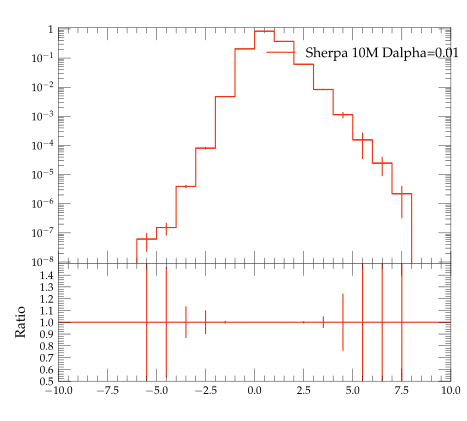

This figure's Python source:
#! /usr/bin/env python

# This Python script was auto-generated using YODA v2.0.0.
# Analysis object: /evtb/cutEg_jb_y
# Timestamp: 13-04-2024 (01:44:13)

import matplotlib as mpl
import matplotlib.pyplot as plt
mpl.use('Agg') # comment out for interactive use
import os
import numpy as np

plotDir = os.path.split(os.path.realpath(__file__))[0]
if 'YODA_USER_PLOT_PATH' in globals():
    plot_outdir = globals()['YODA_USER_PLOT_PATH']
else:
    plot_outdir = plotDir

#plot style
plt.style.use(os.path.join(plotDir, '../default.mplstyle'))
# plot metadata
figW, figH = plt.rcParams['figure.figsize']
ax_xLabel = r''
ax_yLabel = r''
ax_title  = r''
ax_xScale = 'linear'
ax_yScale = 'log'
xLims = (-10.0, 10.0)
yLims = (9.000000000000001e-09, 1.1)

# TeX-friendly labels for the legend
labels = [ r"Sherpa 10M Dalpha=0.01" ]

# Create figure and axis objects
fig, (ax, ratio0_ax) = plt.subplots(2, 1, sharex=True,
                  figsize=(figW,figH), gridspec_kw={'height_ratios': (2, 1)})
ratio0_ax.yaxis.set_major_locator(mpl.ticker.MultipleLocator(0.1))
ratio0_ax.set_ylim(0.5, 1.4999)
ratio0_ax.set_ylabel('Ratio')

# LineColor map: curve index -> color
linecolors = {0: '#EE3311'}
# the numerical data is stored in a separate file
dataf = dict()
prefix = os.path.split(__file__)[0]
if prefix:    prefix = prefix + '/'
exec(open(prefix+'cutEg_jb_y__data.py').read(), dataf)


legend_handles = [] # keep track of handles for the legend

# style options for curves
# starts at zorder>=5 to draw curve on top of legend
styles = {
  'curve0': {
    'color' : linecolors[0],
    'linestyle' : '-',
    'marker' : 'o',
    'zorder' : 5,
    'histstyle' : True,
  },
}
# curve from input yoda files in main panel
for label in dataf['yvals'].keys():
    if all(np.isnan(v) for v in dataf['yvals'][label]):
        continue
    tmp = None
    if styles[label]['histstyle']: # draw as histogram
        tmp, = ax.plot(dataf['xedges'], dataf['yedges'][label],
                       color=styles[label]['color'],
                       linestyle=styles[label]['linestyle'],
                       drawstyle='steps-pre', solid_joinstyle='miter',
                       zorder=styles[label]['zorder'], label=label)
        ax.errorbar(dataf['xpoints'], dataf['yvals'][label], color=styles[label]['color'],
                    xerr=dataf['xerrs'], yerr=[dataf['ydowns'][label], dataf['yups'][label]],
                    linestyle='none', zorder=styles[label]['zorder'])
    else: # draw as scatter
        tmp = ax.errorbar(dataf['xpoints'], dataf['yvals'][label],
                          xerr=dataf['xerrs'],
                          yerr=[ dataf['ydowns'][label],
                          dataf['yups'][label] ],
                          fmt=styles[label]['marker'],
                          ecolor=styles[label]['color'],
                          color=styles[label]['color'], zorder=2)
        tmp[-1][0].set_linestyle(styles[label]['linestyle'])
    legend_handles += [tmp]
    for varLabel in dataf['variation_yvals'].keys():
        if varLabel.startswith(label):
            tmp, = ax.plot(dataf['xedges'], dataf['variation_yvals'][varLabel],
                           color=styles[label]['color'],
                           linestyle=styles[label]['linestyle'],
                           drawstyle='steps-pre', solid_joinstyle='miter',
                           zorder=styles[label]['zorder'], alpha=0.5)


# plots on ratio panel
# curve from input yoda files in ratio panel
for label, yvals in dataf['ratio0_yvals'].items():
    if all(np.isnan(v) for v in yvals):
        continue
    if styles[label]['histstyle']: # plot as histogram
        ratio0_ax.plot(dataf['xedges'], yvals,
                       color=styles[label]['color'],
                       linestyle=styles[label]['linestyle'],
                       drawstyle='steps-pre', zorder=1,
                       solid_joinstyle='miter')
        ratio0_ax.vlines(dataf['xpoints'],
                         dataf['ratio0_ymin'][label],
                         dataf['ratio0_ymax'][label],
                         color=styles[label]['color'], zorder=1)
    else: # plot as scatter
        tmp = ratio0_ax.errorbar(dataf['xpoints'],
                                 yvals, xerr=dataf['xerrs'],
                                 yerr=dataf['ratio0_yerrs'][label],
                                 fmt=styles[label]['marker'],
                                 ecolor=styles[label]['color'],
                                 color=styles[label]['color'])
        tmp[-1][0].set_linestyle(styles[label]['linestyle'])

    for varlabel in dataf['ratio0_variation_vals'].keys():
        if varlabel.startswith(label):
            ratio0_ax.plot(dataf['xedges'],
                            dataf['ratio0_variation_vals'][varlabel],
                            color=styles[label]['color'],
                            linestyle=styles[label]['linestyle'],
                            drawstyle='steps-pre', solid_joinstyle='miter',
                            zorder=1, alpha=0.5)

legend_pos = (0.5, 0.97)
ax.legend(legend_handles, labels, loc='upper left', bbox_to_anchor=legend_pos)

# set plot metadata as defined above
ratio0_ax.set_xlabel(ax_xLabel)
ratio0_ax.xaxis.set_label_coords(1., -.15)
ax.set_ylabel(ax_yLabel, loc='top')
ax.set_title(ax_title, loc='left')
ax.set_xscale(ax_xScale)
ax.set_yscale(ax_yScale)
ax.set_xlim(xLims)
ax.set_ylim(yLims)

# tick formatting
plt.rcParams['xtick.top'] = True
plt.rcParams['ytick.right'] = True
ax.yaxis.set_major_locator(mpl.ticker.LogLocator(base=10.0, numticks=np.inf))
ax.yaxis.set_minor_locator(mpl.ticker.LogLocator(
                           base=10.0, subs=np.arange(0.1, 1, 0.1), numticks=np.inf))
fig.align_ylabels((ax, ratio0_ax))
plt.savefig(os.path.join(plot_outdir, 'cutEg_jb_y.pdf'), format='PDF')
plt.savefig(os.path.join(plot_outdir, 'cutEg_jb_y.png'), format='PNG')

plt.close(fig)
